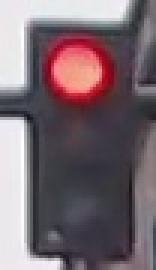
#> input picture Traffic_Lights_Classifier/home/traffic_light_images/training/red/12eb9258-c632-449d-b1ed-d6de10a958d8.jpg, 52 x 90 px (shown 3 times larger)
$ jupyter execute --allow-errors Traffic_Light_Classifier.ipynb   (shell and % lines are left out)
#> lines starting #> are read from the running program, lines starting #| are printed output that depends on the picture
### Traffic_Lights_Classifier/home/helpers.py
# Helper functions

import os
import glob # library for loading images from a directory
import matplotlib.image as mpimg


# This function loads in images and their labels and places them in a list
# The list contains all images and their associated labels
# For example, after data is loaded, im_list[0][:] will be the first image-label pair in the list
def load_dataset(image_dir):

    # Populate this empty image list
#> called with image_dir = 'traffic_light_images/training/'
    im_list = []
    image_types = ["red", "yellow", "green"]

    # Iterate through each color folder
    for im_type in image_types:

        # Iterate through each image file in each image_type folder
        # glob reads in any image with the extension "image_dir/im_type/*"
        for file in glob.glob(os.path.join(image_dir, im_type, "*")):

            # Read in the image
            im = mpimg.imread(file)
#> im is the input picture: shape (90, 52, 3); mean R, G, B 121.1, 105.5, 112.4

            # Check if the image exists/if it's been correctly read-in
            if not im is None:
                # Append the image, and it's type (red, green, yellow) to the image list
                im_list.append((im, im_type))

    return im_list

### Traffic_Lights_Classifier/home/test_functions.py
# All test code
import unittest
from IPython.display import Markdown, display


# Helper functions for printing markdown text (text in color/bold/etc)
def printmd(string):
    display(Markdown(string))

# Print a test failed message, given an error
def print_fail():
    printmd('**<span style="color: red;">TEST FAILED</span>**')

# Print a test passed message
def print_pass():
    printmd('**<span style="color: green;">TEST PASSED</span>**')


# A class holding all tests
class Tests(unittest.TestCase):


    # Tests the `one_hot_encode` function, which is passed in as an argument
    def test_one_hot(self, one_hot_function):

        # Test that the generated one-hot labels match the expected one-hot label
        # For all three cases (red, yellow, green)
        try:
            self.assertEqual([1,0,0], one_hot_function('red'))
            self.assertEqual([0,1,0], one_hot_function('yellow'))
            self.assertEqual([0,0,1], one_hot_function('green'))

        # If the function does *not* pass all 3 tests above, it enters this exception
        except self.failureException as e:
            # Print out an error message
            print_fail()
            print("Your function did not return the expected one-hot label.")
            print('\n'+str(e))
            return

        # Print out a "test passed" message
        print_pass()


    # Tests if any misclassified images are red but mistakenly classified as green
    # [19 lines left out: function test_red_as_green, not called in this run]

### Traffic_Lights_Classifier/home/Traffic_Light_Classifier.ipynb
# Traffic Light Classifier
---

In this project, you’ll use your knowledge of computer vision techniques to build a classifier for images of traffic lights! You'll be given a dataset of traffic light images in which one of three lights is illuminated: red, yellow, or green.

In this notebook, you'll pre-process these images, extract features that will help us distinguish the different types of images, and use those features to classify the traffic light images into three classes: red, yellow, or green. The tasks will be broken down into a few sections:

1. **Loading and visualizing the data**.
      The first step in any classification task is to be familiar with your data; you'll need to load in the images of traffic lights and visualize them!

2. **Pre-processing**.
    The input images and output labels need to be standardized. This way, you can analyze all the input images using the same classification pipeline, and you know what output to expect when you eventually classify a *new* image.

3. **Feature extraction**.
    Next, you'll extract some features from each image that will help distinguish and eventually classify these images.

4. **Classification and visualizing error**.
    Finally, you'll write one function that uses your features to classify *any* traffic light image. This function will take in an image and output a label. You'll also be given code to determine the accuracy of your classification model.

5. **Evaluate your model**.
    To pass this project, your classifier must be >90% accurate and never classify any red lights as green; it's likely that you'll need to improve the accuracy of your classifier by changing existing features or adding new features. I'd also encourage you to try to get as close to 100% accuracy as possible!

Here are some sample images from the dataset (from left to right: red, green, and yellow traffic lights):

---
### *Here's what you need to know to complete the project:*

Some template code has already been provided for you, but you'll need to implement additional code steps to successfully complete this project. Any code that is required to pass this project is marked with **'(IMPLEMENTATION)'** in the header. There are also a couple of questions about your thoughts as you work through this project, which are marked with **'(QUESTION)'** in the header. Make sure to answer all questions and to check your work against the [project rubric](https://review.udacity.com/#!/rubrics/1213/view) to make sure you complete the necessary classification steps!

Your project submission will be evaluated based on the code implementations you provide, and on two main classification criteria.
Your complete traffic light classifier should have:
1. **Greater than 90% accuracy**
2. ***Never* classify red lights as green**

# 1. Loading and Visualizing the Traffic Light Dataset

This traffic light dataset consists of 1484 number of color images in 3 categories - red, yellow, and green. As with most human-sourced data, the data is not evenly distributed among the types. There are:
* 904 red traffic light images
* 536 green traffic light images
* 44 yellow traffic light images

*Note: All images come from this [MIT self-driving car course](https://selfdrivingcars.mit.edu/) and are licensed under a [Creative Commons Attribution-ShareAlike 4.0 International License](https://creativecommons.org/licenses/by-sa/4.0/).*

### Import resources

Before you get started on the project code, import the libraries and resources that you'll need.

[cell 1]
import cv2 # computer vision library
import helpers # helper functions

import random
import numpy as np
import matplotlib.pyplot as plt
import matplotlib.image as mpimg # for loading in images

## Training and Testing Data

All 1484 of the traffic light images are separated into training and testing datasets.

* 80% of these images are training images, for you to use as you create a classifier.
* 20% are test images, which will be used to test the accuracy of your classifier.
* All images are pictures of 3-light traffic lights with one light illuminated.

## Define the image directories

First, we set some variables to keep track of some where our images are stored:

    IMAGE_DIR_TRAINING: the directory where our training image data is stored
    IMAGE_DIR_TEST: the directory where our test image data is stored

[cell 2]
# Image data directories
IMAGE_DIR_TRAINING = "traffic_light_images/training/"
IMAGE_DIR_TEST = "traffic_light_images/test/"

## Load the datasets

These first few lines of code will load the training traffic light images and store all of them in a variable, `IMAGE_LIST`. This list contains the images and their associated label ("red", "yellow", "green").

You are encouraged to take a look at the `load_dataset` function in the helpers.py file. This will give you a good idea about how lots of image files can be read in from a directory using the [glob library](https://pymotw.com/2/glob/). The `load_dataset` function takes in the name of an image directory and returns a list of images and their associated labels.

For example, the first image-label pair in `IMAGE_LIST` can be accessed by index:
``` IMAGE_LIST[0][:]```.

[cell 3]
# Using the load_dataset function in helpers.py
# Load training data
IMAGE_LIST = helpers.load_dataset(IMAGE_DIR_TRAINING)
#> IMAGE_LIST = 3 items

## Visualize the Data

The first steps in analyzing any dataset are to 1. load the data and 2. look at the data. Seeing what it looks like will give you an idea of what to look for in the images, what kind of noise or inconsistencies you have to deal with, and so on. This will help you understand the image dataset, and **understanding a dataset is part of making predictions about the data**.

---
### Visualize the input images

Visualize and explore the image data! Write code to display an image in `IMAGE_LIST`:
* Display the image
* Print out the shape of the image
* Print out its corresponding label

See if you can display at least one of each type of traffic light image – red, green, and yellow — and look at their similarities and differences.

[cell 4]
## TODO: Write code to display an image in IMAGE_LIST (try finding a yellow traffic light!)
## TODO: Print out 1. The shape of the image and 2. The image's label

# The first image in IMAGE_LIST is displayed below (without information about shape or label)
selected_image = IMAGE_LIST[0][0]
plt.imshow(selected_image)

def display(img_list, num):
    #chosen_list = set()
    fig = plt.figure(figsize=(15,20))
    #checked_pic = set()
    for index in range(len(img_list)):
        picture = img_list[index][0]
        label = img_list[index][1]
        info = "{}, shape {}".format(label, picture.shape)
        ax = fig.add_subplot(num, 4, index+1, xticks=[], yticks=[])
        ax.imshow(picture.squeeze())
        ax.set_title(info)
        fig.tight_layout(pad=0.7)
        index += 1

test_img = 15
if test_img > len(IMAGE_LIST):
    test_img = len(IMAGE_LIST)
#> test_img = 3

display(IMAGE_LIST[10:20], test_img)

# 2. Pre-process the Data

After loading in each image, you have to standardize the input and output!

### Input

This means that every input image should be in the same format, of the same size, and so on. We'll be creating features by performing the same analysis on every picture, and for a classification task like this, it's important that **similar images create similar features**!

### Output

We also need the output to be a label that is easy to read and easy to compare with other labels. It is good practice to convert categorical data like "red" and "green" to numerical data.

A very common classification output is a 1D list that is the length of the number of classes - three in the case of red, yellow, and green lights - with the values 0 or 1 indicating which class a certain image is. For example, since we have three classes (red, yellow, and green), we can make a list with the order: [red value, yellow value, green value]. In general, order does not matter, we choose the order [red value, yellow value, green value] in this case to reflect the position of each light in descending vertical order.

A red light should have the  label: [1, 0, 0]. Yellow should be: [0, 1, 0]. Green should be: [0, 0, 1]. These labels are called **one-hot encoded labels**.

*(Note: one-hot encoding will be especially important when you work with [machine learning algorithms](https://machinelearningmastery.com/how-to-one-hot-encode-sequence-data-in-python/)).*

---
<a id='task2'></a>
### (IMPLEMENTATION): Standardize the input images

* Resize each image to the desired input size: 32x32px.
* (Optional) You may choose to crop, shift, or rotate the images in this step as well.

It's very common to have square input sizes that can be rotated (and remain the same size), and analyzed in smaller, square patches. It's also important to make all your images the same size so that they can be sent through the same pipeline of classification steps!

[cell 5]
# This function should take in an RGB image and return a new, standardized version
def standardize_input(image):

    ## TODO: Resize image and pre-process so that all "standard" images are the same size
    standard_im = np.copy(image)
    standard_im = cv2.resize(standard_im, (32,32))

    return standard_im

## Standardize the output

With each loaded image, we also specify the expected output. For this, we use **one-hot encoding**.

* One-hot encode the labels. To do this, create an array of zeros representing each class of traffic light (red, yellow, green), and set the index of the expected class number to 1.

Since we have three classes (red, yellow, and green), we have imposed an order of: [red value, yellow value, green value]. To one-hot encode, say, a yellow light, we would first initialize an array to [0, 0, 0] and change the middle value (the yellow value) to 1: [0, 1, 0].

---
<a id='task3'></a>
### (IMPLEMENTATION): Implement one-hot encoding

[cell 6]
## TODO: One hot encode an image label
## Given a label - "red", "green", or "yellow" - return a one-hot encoded label

# Examples:
# one_hot_encode("red") should return: [1, 0, 0]
# one_hot_encode("yellow") should return: [0, 1, 0]
# one_hot_encode("green") should return: [0, 0, 1]

def one_hot_encode(label):

    ## TODO: Create a one-hot encoded label that works for all classes of traffic lights
    one_hot_encoded = [0,0,0]
    if label == 'red':
        one_hot_encoded[0] = 1
    elif label == 'yellow':
        one_hot_encoded[1] = 1
    else:
        one_hot_encoded[2] = 1

    return one_hot_encoded

### Testing as you Code

After programming a function like this, it's a good idea to test it, and see if it produces the expected output. **In general, it's good practice to test code in small, functional pieces, after you write it**. This way, you can make sure that your code is correct as you continue to build a classifier, and you can identify any errors early on so that they don't compound.

All test code can be found in the file `test_functions.py`. You are encouraged to look through that code and add your own testing code if you find it useful!

One test function you'll find is: `test_one_hot(self, one_hot_function)` which takes in one argument, a one_hot_encode function, and tests its functionality. If your one_hot_label code does not work as expected, this test will print ot an error message that will tell you a bit about why your code failed. Once your code works, this should print out TEST PASSED.

[cell 7]
# Importing the tests
import test_functions
tests = test_functions.Tests()

# Test for one_hot_encode function
tests.test_one_hot(one_hot_encode)

## Construct a `STANDARDIZED_LIST` of input images and output labels.

This function takes in a list of image-label pairs and outputs a **standardized** list of resized images and one-hot encoded labels.

This uses the functions you defined above to standardize the input and output, so those functions must be complete for this standardization to work!

[cell 8]
def standardize(image_list):

    # Empty image data array
    standard_list = []

    # Iterate through all the image-label pairs
    for item in image_list:
        image = item[0]
        label = item[1]

        # Standardize the image
        standardized_im = standardize_input(image)

        # One-hot encode the label
        one_hot_label = one_hot_encode(label)

        # Append the image, and it's one hot encoded label to the full, processed list of image data
        standard_list.append((standardized_im, one_hot_label))
#> this loop made 3 passes
#> (label, one_hot_label) on passes 1 to 3: ('red', [1, 0, 0]), ('yellow', [0, 1, 0]), ('green', [0, 0, 1])
#> pass 1, in standardize_input, `standard_im = cv2.resize(standard_im, (32,32))`:
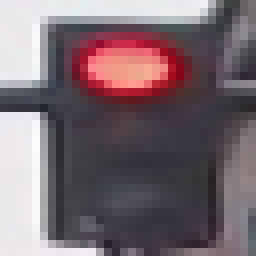
#> standard_im: shape (32, 32, 3) (shown 8 times larger); mean R, G, B 121.2, 105.6, 112.5
#> pass 2, in standardize_input (call 2), `standard_im = cv2.resize(standard_im, (32,32))`:
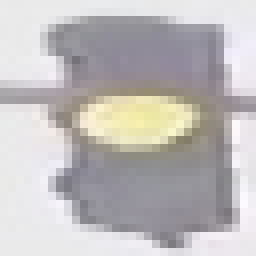
#> standard_im: shape (32, 32, 3) (shown 8 times larger); mean R, G, B 191.1, 187.8, 187.8
#> pass 3, in standardize_input (call 3), `standard_im = cv2.resize(standard_im, (32,32))`:
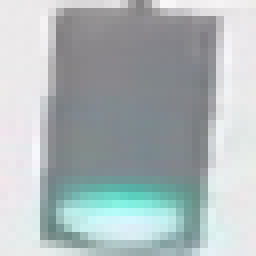
#> standard_im: shape (32, 32, 3) (shown 8 times larger); mean R, G, B 173.5, 183.7, 185.4
#> after the loop, standard_list = 3 items

    return standard_list

# Standardize all training images
STANDARDIZED_LIST = standardize(IMAGE_LIST)
#> STANDARDIZED_LIST = 3 items

## Visualize the standardized data

Display a standardized image from STANDARDIZED_LIST and compare it with a non-standardized image from IMAGE_LIST. Note that their sizes and appearance are different!

[cell 9]
## TODO: Display a standardized image and its label
total_images = len(STANDARDIZED_LIST)
#> total_images = 3
image_index = random.randint(0, total_images-1)
#> image_index = 1
t1 = "{}, shape {}".format(STANDARDIZED_LIST[image_index][1], STANDARDIZED_LIST[image_index][0].shape)
#> t1 = '[0, 1, 0], shape (32, 32, 3)'
t2 = "{}, shape {}".format(IMAGE_LIST[image_index][1], IMAGE_LIST[image_index][0].shape)
#> t2 = 'yellow, shape (71, 30, 3)'
f, (ax1, ax2) = plt.subplots(1,2)
ax1.set_title(t1)
ax1.imshow(STANDARDIZED_LIST[image_index][0])
ax2.set_title(t2)
ax2.imshow(IMAGE_LIST[image_index][0])

'''for i in range(len(STANDARDIZED_LIST)):
    label = STANDARDIZED_LIST[i][1]
    if label == [0, 1, 0]:
        plt.imshow(STANDARDIZED_LIST[i][0])
        plt.show()
        break'''
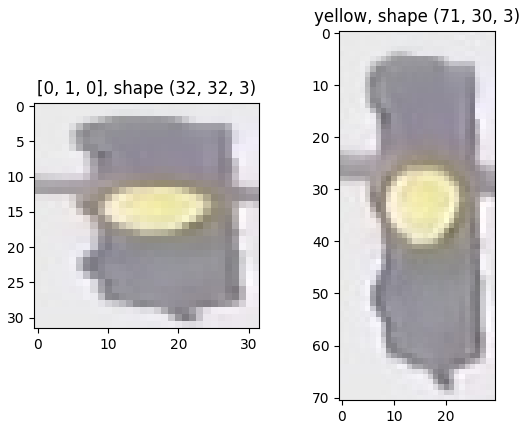
#> figure drawn by matplotlib, 2 panels

# 3. Feature Extraction

You'll be using what you now about color spaces, shape analysis, and feature construction to create features that help distinguish and classify the three types of traffic light images.

You'll be tasked with creating **one feature** at a minimum (with the option to create more). The required feature is **a brightness feature using HSV color space**:

1. A brightness feature.
    - Using HSV color space, create a feature that helps you identify the 3 different classes of traffic light.
    - You'll be asked some questions about what methods you tried to locate this traffic light, so, as you progress through this notebook, always be thinking about your approach: what works and what doesn't?

2. (Optional): Create more features!

Any more features that you create are up to you and should improve the accuracy of your traffic light classification algorithm! One thing to note is that, to pass this project you must **never classify a red light as a green light** because this creates a serious safety risk for a self-driving car. To avoid this misclassification, you might consider adding another feature that specifically distinguishes between red and green lights.

These features will be combined near the end of his notebook to form a complete classification algorithm.

## Creating a brightness feature

There are a number of ways to create a brightness feature that will help you characterize images of traffic lights, and it will be up to you to decide on the best procedure to complete this step. You should visualize and test your code as you go.

Pictured below is a sample pipeline for creating a brightness feature (from left to right: standardized image, HSV color-masked image, cropped image, brightness feature):

## RGB to HSV conversion

Below, a test image is converted from RGB to HSV colorspace and each component is displayed in an image.

[cell 10]
# Convert and image to HSV colorspace
# Visualize the individual color channels

image_num = 0
test_im = STANDARDIZED_LIST[image_num][0]
test_label = STANDARDIZED_LIST[image_num][1]
#> test_label = [1, 0, 0]

# Convert to HSV
hsv = cv2.cvtColor(test_im, cv2.COLOR_RGB2HSV)
#> hsv: shape (32, 32, 3); mean H, S, V 132.7, 42.5, 124.9

# Print image label
print('Label [red, yellow, green]: ' + str(test_label))
#| Label [red, yellow, green]: [1, 0, 0]

# HSV channels
h = hsv[:,:,0]
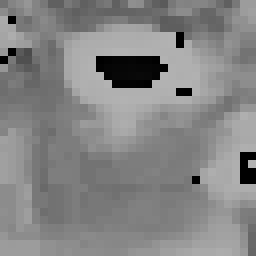
#> h: shape (32, 32) (shown 8 times larger); min 0, max 179, mean 132.7
s = hsv[:,:,1]
v = hsv[:,:,2]
#> (the rest of the program and of its run is left out)
